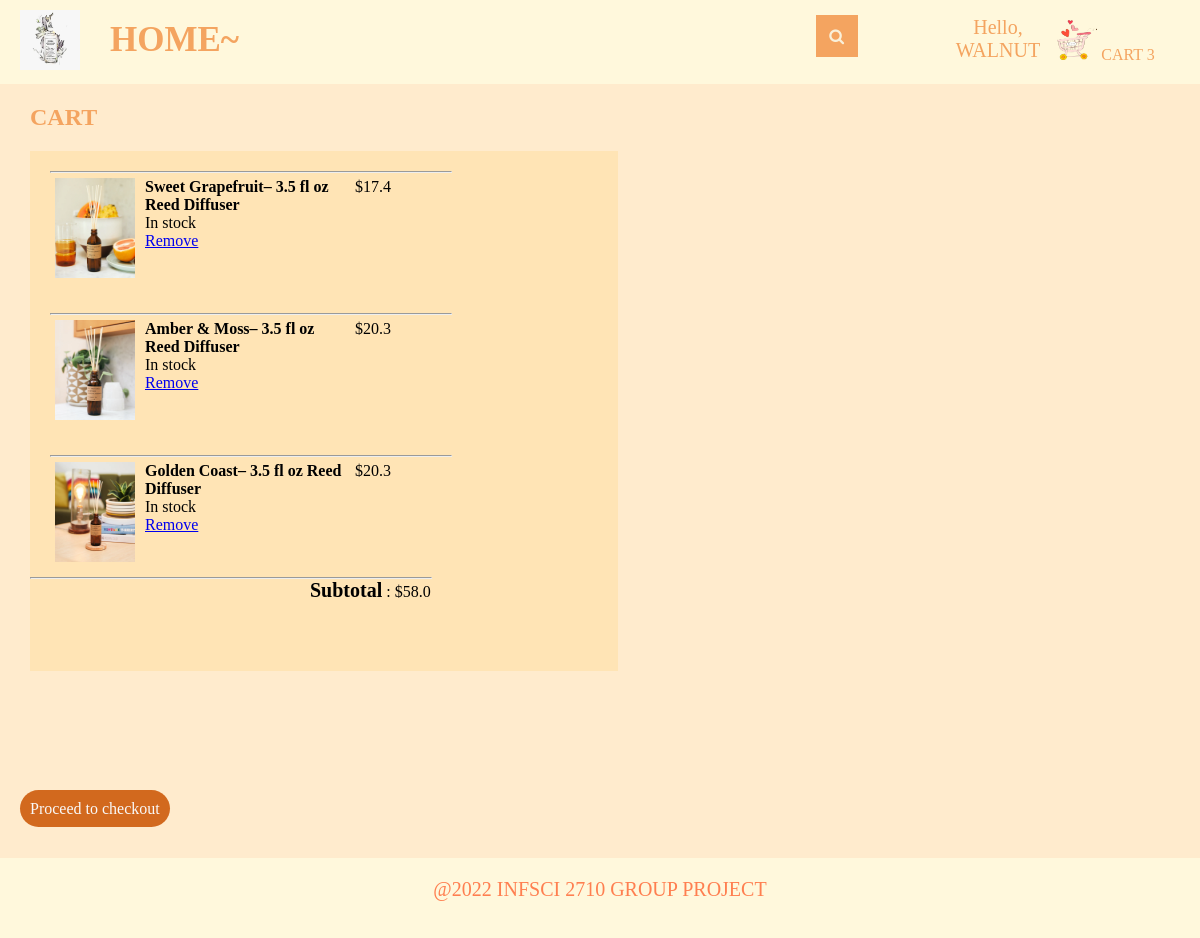
The page /cart (signed in) on the database its author committed.
### tables this page shows
CREATE TABLE "customers" (
  "customer_id" INTEGER NOT NULL PRIMARY KEY AUTOINCREMENT,
  "password" TEXT,
  "email" TEXT,
  "firstName" TEXT,
  "lastName" TEXT,
  "address1" TEXT,
  "address2" TEXT,
  "zipcode" TEXT,
  "city" TEXT,
  "state" TEXT,
  "country" TEXT,
  "phone" TEXT,
  "customer_kind" TEXT,
  "marriage_status" TEXT,
  "gender" TEXT,
  "age" TEXT,
  "personal_annual_income" TEXT,
  "business_category" TEXT,
  "company_annual_income" TEXT
);

CREATE TABLE "products" (
  "productId" INTEGER,
  "name" TEXT,
  "inventory" INTEGER,
  "price" REAL,
  "description" TEXT,
  "image" TEXT,
  "productKindId" INTEGER,
  "scent_id" INTEGER,
  CONSTRAINT "PRODUCTS_PK" PRIMARY KEY ("productId"),
  CONSTRAINT "FK_products_product_kind" FOREIGN KEY ("productKindId") REFERENCES "product_kind" ("productKindId") ON DELETE NO ACTION ON UPDATE NO ACTION,
  CONSTRAINT "products_FK" FOREIGN KEY ("scent_id") REFERENCES "scent" ("scent_id") ON DELETE NO ACTION ON UPDATE NO ACTION,
  CONSTRAINT "inventory_constrains" CHECK (inventory>=0)
);

### main.py (the view)
@app.route("/cart")
def cart():
    if 'email' not in session:
        return redirect(url_for('loginForm'))
    loggedIn, firstName, noOfItems = getLoginDetails()
    email = session['email']
    with sqlite3.connect('database.db') as conn:
        cur = conn.cursor()
        cur.execute("SELECT customer_id FROM customers WHERE email = ?", (email,))
        userId = cur.fetchone()[0]
        cur.execute(
            "SELECT products.productId, products.name, products.price, products.image FROM products, cart WHERE products.productId = cart.productId AND cart.userId = ?",
            (userId,))
        products = cur.fetchall()
    totalPrice = 0
    for row in products:
        totalPrice += row[2]
    return render_template("cart.html", products=products, totalPrice=totalPrice, loggedIn=loggedIn,
                           firstName=firstName, noOfItems=noOfItems)

### main.py (called while the page is built)
def getLoginDetails():
    with sqlite3.connect('database.db') as conn:
        cur = conn.cursor()
        if 'email' not in session:
            loggedIn = False
            firstName = ''
            noOfItems = 0
        else:
            loggedIn = True
            cur.execute("SELECT customer_id, firstName FROM customers WHERE email = ?", (session['email'],))
            customer_id, firstName = cur.fetchone()
            cur.execute("SELECT count(productId) FROM cart WHERE userId = ?", (customer_id,))
            noOfItems = cur.fetchone()[0]
    conn.close()
    return (loggedIn, firstName, noOfItems)

### templates/cart.html (shortened to what this page needs)
<!DOCTYPE HTML>
<html>
<head>
    <link rel="stylesheet" href={{url_for('static', filename='css/bodyGeneral.css')}} />
    <link rel="stylesheet" href={{url_for('static', filename='css/cart.css')}} />
    <link rel="stylesheet" href={{url_for('static', filename='css/topStyle.css') }} />
    <link rel="stylesheet" href={{ url_for('static', filename='css/footer.css') }} />
    <link rel="stylesheet" href="https://maxcdn.bootstrapcdn.com/font-awesome/4.5.0/css/font-awesome.min.css">
</head>
<body>
    <div id="title">
            <a href="/logout">
                <img id="logo" src= {{ url_for('static', filename='images/logo.png') }} />
            </a>
            <div class="home_btn">
                <a href="/home">
                    <strong>HOME~</strong>
                </a>
            </div>
            <div class = "Search">
                <form>
		            <input id="searchBox" type="text" name="searchQuery" placeholder="SEARCH....">
		            <button id="searchButton" type="submit" value="Search"></button>
		        </form>
            </div>
            {% if not loggedIn %}
            <div id="signInButton">
                <img id = "client " src= {{ url_for('static', filename='images/client.png')}}/>
                <a class="link" href="/loginForm">SIGN IN</a>
            </div>
            {% else %}
            <div class="dropdown">
                <button class="dropbtn">Hello, <br>{{firstName}}</button>
            </div>
        {% endif %}
        <div id="cart">
            <a class="link" href="/cart">
                <img src={{url_for('static', filename='images/shoppingCart.png')}} id="cartIcon" />
                CART {{noOfItems}}
            </a>
        </div>
        </div>
    <div id="cartItems">
        <h2>CART</h2>
        <div id="tableItems">
            {% for row in products %}
            <div class = "Item">
                <hr id="seperator">
                <div id="itemImage">
                    <img src={{url_for('static', filename='uploads/'+row[3])}} id="image"/>
                </div>
                <div id="itemName">
                    <span id="itemNameTag">{{row[1]}}</span><br>
                    In stock<br>
                    <a href="/removeFromCart?productId={{row[0]}}">Remove</a>
                </div>
                <div id="itemPrice">
                    ${{row[2]}}
                </div>
            </div>
            {% endfor %}
            <hr id="seperator">
            <div id="total">
                <span id="subtotal">Subtotal</span> : ${{totalPrice}}
            </div>
        </div>
    </div>
    <a id = "checkout" href="/checkout">Proceed to checkout</a>
    <footer>
        <div class="footer_container">
            <p>@2022 INFSCI 2710 GROUP PROJECT</p>
        </div>
    </footer>
</body>
</html>

### static/css/bodyGeneral.css (style rules this page uses)
html,body { margin: 0; padding: 0; height: 100%; }
body { background: blanchedalmond; }
#cartItems, .display_product, .display_profile, .display_frame, .display_store { width: 98%; margin-left: 10px; margin-right: 10px; height: 100%; position:relative; top:84px; }

### static/css/cart.css (style rules this page uses)
#tableItems { background-color: moccasin; margin-left: 20px; margin-top: 20px; margin-bottom: 20px; height: 65%; width: 50%; overflow: scroll; }
#cartItems h2 { margin-left: 20px; font-family: "Palace Script MT"; color: sandybrown; text-align: left; }
.Item { width: 100%; margin-top: 20px; padding-bottom: 10px; padding-right: 20px; padding-left: 20px; }
#itemImage { margin-left: 5px; margin-right: 5px; margin-top: 5px; margin-bottom: 5px; height: 100px; float: left; }
#itemName { margin-left: 5px; margin-right: 5px; margin-top: 5px; margin-bottom: 5px; height: 100px; width: 200px; float: left; }
#itemPrice { margin-left: 5px; margin-right: 5px; margin-top: 5px; margin-bottom: 5px; height: 100px; display: inline-block; }
#image { height: 100px; width: 80px; }
#seperator { margin: 0px; max-width: 400px; }
#total { padding-left: 280px; }
#itemNameTag { font-weight: bold; }
#subtotal { font-weight: bold; font-size: 20px; }
#checkout { position: relative; top:-20px; width: 100%; height: 10px; margin-left: 20px; padding: 10px; background-color: chocolate; text-decoration: none; color: #f9f9f9; border-radius: 40px; }

### static/css/topStyle.css (style rules this page uses)
#logo { height: 60px; width: 60px; margin-left: 20px; margin-top: 10px; margin-bottom: 10px; margin-right: 20px; float: left; }
#title { background-color: cornsilk; height: 84px; position: fixed; top:0px; display: flex; width: 100%; margin-bottom: 0px; z-index: 2; }
.home_btn { height: 64px; margin-bottom: 10px; margin-top:10px; padding: 10px; }
.home_btn a { position: relative; text-align: center; text-decoration: none; font-family: "Palace Script MT"; font-size: 35px; color: sandybrown; }
.Search { width: 70%; }
.Search form { padding:15px; height: 100%; }
.Search input { height: 42px; width: 0; padding: 0 42px 0 15px; border: none; border-bottom: 2px solid transparent; outline: none; background: transparent; transition: .4s cubic-bezier(0, 0.8, 0, 1); position: relative; top: 0; right:0; float: right; z-index: 2; font-family: "Palace Script MT"; font-size:20px; }
.Search button { background: sandybrown; border: none; height: 42px; width: 42px; position: relative; top: 0; right: 0; float: right; margin-right: -15px; cursor: pointer; }
.Search button:before { content: "\f002"; font-family: FontAwesome; font-size: 16px; color: #F9F0DA; }
.dropbtn { background-color: cornsilk; color: sandybrown; padding: 16px; font-family: "Palace Script MT"; font-size: 20px; border: none; cursor: pointer; }
.dropdown { width: 15%; position: relative; float: left; left:25px; }
#cart { width: 15%; color: white; margin-top: 20px; margin-bottom: 20px; float: left; }
#cart img { width: 40px; height: 40px; }
#cartIcon { height: 30px; width: 30px; }
#cart a, #signInButton a { text-decoration: none; font-family: "Palace Script MT"; color: sandybrown; }

### static/css/footer.css (style rules this page uses)
footer { background: cornsilk; display: block; position: relative; bottom: 0; width: 100%; height: 10%; z-index: 10000; }
.footer_container p { position: relative; top: 20px; color: coral; text-align: center; font-family: "Times New Roman"; font-size: 20px; }

### rows shown on the page
customers: firstName "WALNUT"
products: image (picture), name "Sweet Grapefruit– 3.5 fl oz Reed Diffuser", price "17.4"
products: image (picture), name "Amber & Moss– 3.5 fl oz Reed Diffuser", price "20.3"
products: image (picture), name "Golden Coast– 3.5 fl oz Reed Diffuser", price "20.3"

### other values the page prints
{{ noOfItems }} "3"
{{ totalPrice }} "58.0"
